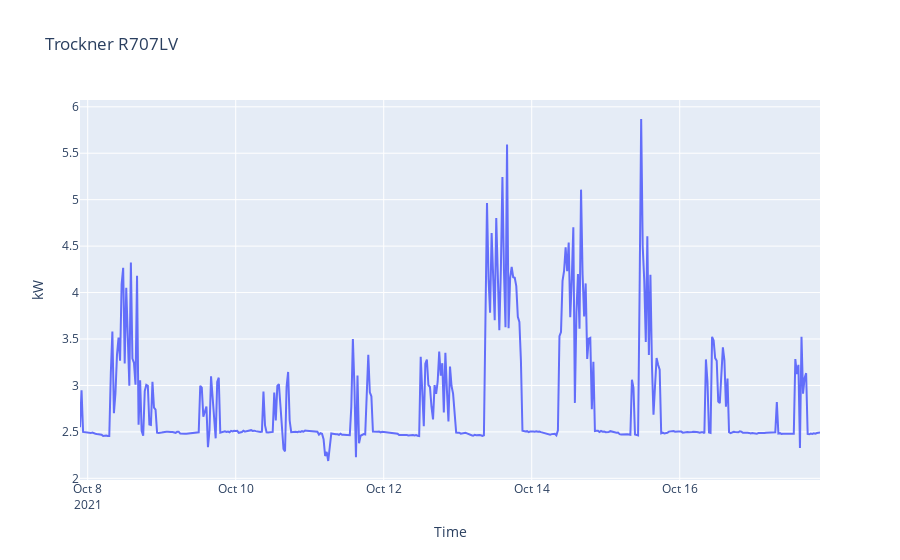

Notebook code cell kept with this figure:
### Code cell
px.line(
    x=df.index, y=df.kw, 
    title='Trockner R707LV',
    labels={
        'x': 'Time',
        'y': 'kW'
    })

### Figure 1 — Plotly figure (JSON) as saved in the notebook; plotly's stock layout.template omitted (floating-point values rounded to 4 significant figures; data arrays with more than 128 entries replaced by an {"elided": "..."} marker saying what was removed)
{"data": [{"hovertemplate": "Time=%{x}<br>kW=%{y}<extra></extra>", "legendgroup": "", "line": {"color": "#636efa", "dash": "solid"}, "marker": {"symbol": "circle"}, "mode": "lines", "name": "", "orientation": "v", "showlegend": false, "type": "scatter", "x": {"elided": "481 str values"}, "xaxis": "x", "y": {"elided": "481 float values"}, "yaxis": "y"}], "layout": {"legend": {"tracegroupgap": 0}, "title": {"text": "Trockner R707LV"}, "xaxis": {"anchor": "y", "domain": [0, 1], "title": {"text": "Time"}}, "yaxis": {"anchor": "x", "domain": [0, 1], "title": {"text": "kW"}}}}
